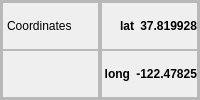
           <widget class="QFrame" name="frame_coordinates">
            <property name="maximumSize">
             <size>
              <width>16777215</width>
              <height>100</height>
             </size>
            </property>
            <property name="styleSheet">
             <string notr="true">#frame_coordinates {
	border-top: 2px solid #BDBBBE;
}</string>
            </property>
            <property name="frameShape">
             <enum>QFrame::StyledPanel</enum>
            </property>
            <property name="frameShadow">
             <enum>QFrame::Raised</enum>
            </property>
            <layout class="QHBoxLayout" name="horizontalLayout_9">
             <property name="spacing">
              <number>0</number>
             </property>
             <property name="leftMargin">
              <number>0</number>
             </property>
             <property name="topMargin">
              <number>0</number>
             </property>
             <property name="rightMargin">
              <number>0</number>
             </property>
             <property name="bottomMargin">
              <number>0</number>
             </property>
             <item>
              <widget class="QFrame" name="frame_coordinates_left">
               <property name="frameShape">
                <enum>QFrame::StyledPanel</enum>
               </property>
               <property name="frameShadow">
                <enum>QFrame::Raised</enum>
               </property>
               <layout class="QVBoxLayout" name="verticalLayout_12">
                <property name="spacing">
                 <number>0</number>
                </property>
                <property name="leftMargin">
                 <number>0</number>
                </property>
                <property name="topMargin">
                 <number>0</number>
                </property>
                <property name="rightMargin">
                 <number>0</number>
                </property>
                <property name="bottomMargin">
                 <number>0</number>
                </property>
                <item>
                 <widget class="QFrame" name="frame_top_2">
                  <property name="frameShape">
                   <enum>QFrame::StyledPanel</enum>
                  </property>
                  <property name="frameShadow">
                   <enum>QFrame::Raised</enum>
                  </property>
                  <layout class="QHBoxLayout" name="horizontalLayout_24">
                   <property name="leftMargin">
                    <number>4</number>
                   </property>
                   <property name="topMargin">
                    <number>0</number>
                   </property>
                   <property name="rightMargin">
                    <number>4</number>
                   </property>
                   <property name="bottomMargin">
                    <number>0</number>
                   </property>
                   <item>
                    <widget class="QLabel" name="label_3">
                     <property name="text">
                      <string>Coordinates</string>
                     </property>
                    </widget>
                   </item>
                  </layout>
                 </widget>
                </item>
                <item>
                 <widget class="QFrame" name="frame_temp">
                  <property name="frameShape">
                   <enum>QFrame::StyledPanel</enum>
                  </property>
                  <property name="frameShadow">
                   <enum>QFrame::Raised</enum>
                  </property>
                 </widget>
                </item>
               </layout>
              </widget>
             </item>
             <item>
              <widget class="QFrame" name="frame_coordinates_right">
               <property name="frameShape">
                <enum>QFrame::StyledPanel</enum>
               </property>
               <property name="frameShadow">
                <enum>QFrame::Raised</enum>
               </property>
               <layout class="QVBoxLayout" name="verticalLayout_3">
                <property name="spacing">
                 <number>0</number>
                </property>
                <property name="leftMargin">
                 <number>0</number>
                </property>
                <property name="topMargin">
                 <number>0</number>
                </property>
                <property name="rightMargin">
                 <number>0</number>
                </property>
                <property name="bottomMargin">
                 <number>0</number>
                </property>
                <item>
                 <widget class="QFrame" name="frame_top">
                  <property name="frameShape">
                   <enum>QFrame::StyledPanel</enum>
                  </property>
                  <property name="frameShadow">
                   <enum>QFrame::Raised</enum>
                  </property>
                  <layout class="QHBoxLayout" name="horizontalLayout_11">
                   <property name="spacing">
                    <number>6</number>
                   </property>
                   <property name="leftMargin">
                    <number>0</number>
                   </property>
                   <property name="topMargin">
                    <number>0</number>
                   </property>
                   <property name="rightMargin">
                    <number>0</number>
                   </property>
                   <property name="bottomMargin">
                    <number>0</number>
                   </property>
                   <item>
                    <widget class="QLabel" name="label_lat_1">
                     <property name="styleSheet">
                      <string notr="true">#label_lat_1 {
	font-weight: 600;
}</string>
                     </property>
                     <property name="text">
                      <string>lat</string>
                     </property>
                     <property name="alignment">
                      <set>Qt::AlignRight|Qt::AlignTrailing|Qt::AlignVCenter</set>
                     </property>
                    </widget>
                   </item>
                   <item>
                    <widget class="QLabel" name="label_lat_2">
                     <property name="styleSheet">
                      <string notr="true">#label_lat_2 {
	font-weight: 600;
}</string>
                     </property>
                     <property name="text">
                      <string>37.819928</string>
                     </property>
                     <property name="alignment">
                      <set>Qt::AlignRight|Qt::AlignTrailing|Qt::AlignVCenter</set>
                     </property>
                    </widget>
                   </item>
                  </layout>
                 </widget>
                </item>
                <item>
                 <widget class="QFrame" name="frame_bot">
                  <property name="frameShape">
                   <enum>QFrame::StyledPanel</enum>
                  </property>
                  <property name="frameShadow">
                   <enum>QFrame::Raised</enum>
                  </property>
                  <layout class="QHBoxLayout" name="horizontalLayout_12">
                   <property name="spacing">
                    <number>6</number>
                   </property>
                   <property name="leftMargin">
                    <number>0</number>
                   </property>
                   <property name="topMargin">
                    <number>0</number>
                   </property>
                   <property name="rightMargin">
                    <number>0</number>
                   </property>
                   <property name="bottomMargin">
                    <number>0</number>
                   </property>
                   <item>
                    <widget class="QLabel" name="label_long_1">
                     <property name="styleSheet">
                      <string notr="true">#label_long_1 {
	font-weight: 600;
}</string>
                     </property>
                     <property name="text">
                      <string>long</string>
                     </property>
                     <property name="alignment">
                      <set>Qt::AlignRight|Qt::AlignTrailing|Qt::AlignVCenter</set>
                     </property>
                    </widget>
                   </item>
                   <item>
                    <widget class="QLabel" name="label_long_2">
                     <property name="styleSheet">
                      <string notr="true">#label_long_2 {
	font-weight: 600;
}</string>
                     </property>
                     <property name="text">
                      <string>-122.47825</string>
                     </property>
                     <property name="alignment">
                      <set>Qt::AlignRight|Qt::AlignTrailing|Qt::AlignVCenter</set>
                     </property>
                    </widget>
                   </item>
                  </layout>
                 </widget>
                </item>
               </layout>
              </widget>
             </item>
            </layout>
           </widget>
